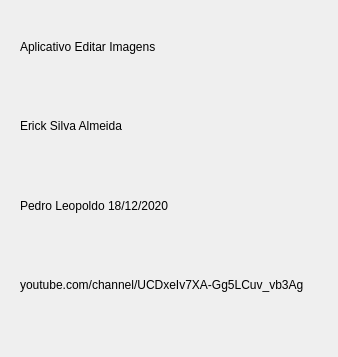
<?xml version="1.0" encoding="UTF-8"?>
<ui version="4.0">
 <class>Info_Imagens</class>
 <widget class="QWidget" name="Info_Imagens">
  <property name="geometry">
   <rect>
    <x>0</x>
    <y>0</y>
    <width>338</width>
    <height>357</height>
   </rect>
  </property>
  <property name="windowTitle">
   <string>Detalhes do Aplicativo</string>
  </property>
  <widget class="QWidget" name="verticalLayoutWidget">
   <property name="geometry">
    <rect>
     <x>20</x>
     <y>10</y>
     <width>301</width>
     <height>311</height>
    </rect>
   </property>
   <layout class="QVBoxLayout" name="verticalLayout">
    <item>
     <widget class="QLabel" name="label_3">
      <property name="text">
       <string>Aplicativo Editar Imagens</string>
      </property>
     </widget>
    </item>
    <item>
     <widget class="QLabel" name="label_2">
      <property name="text">
       <string>Erick Silva Almeida</string>
      </property>
     </widget>
    </item>
    <item>
     <widget class="QLabel" name="label">
      <property name="text">
       <string>Pedro Leopoldo 18/12/2020</string>
      </property>
     </widget>
    </item>
    <item>
     <widget class="QLabel" name="label_4">
      <property name="text">
       <string>youtube.com/channel/UCDxeIv7XA-Gg5LCuv_vb3Ag</string>
      </property>
     </widget>
    </item>
   </layout>
  </widget>
 </widget>
 <resources/>
 <connections/>
</ui>
